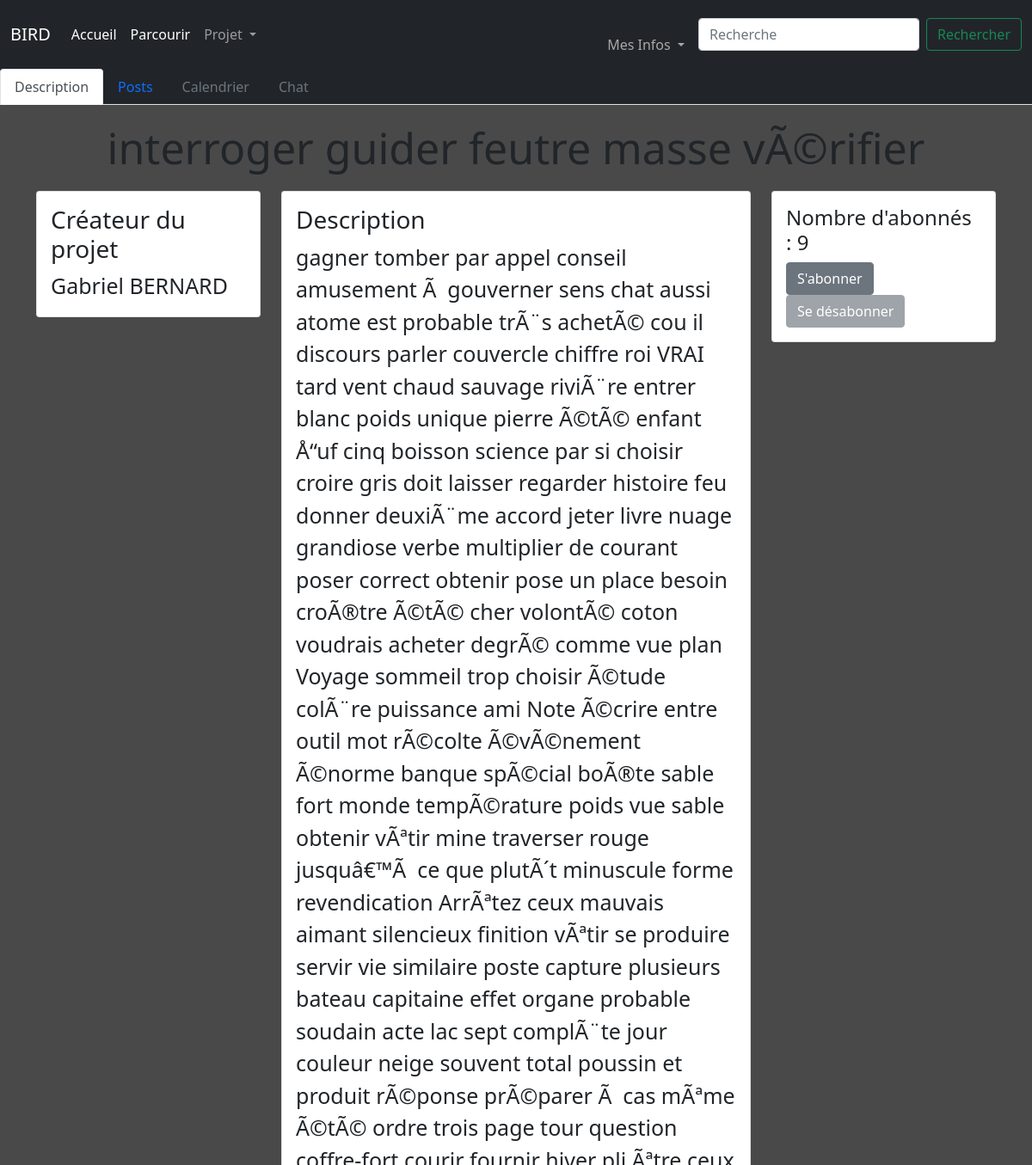
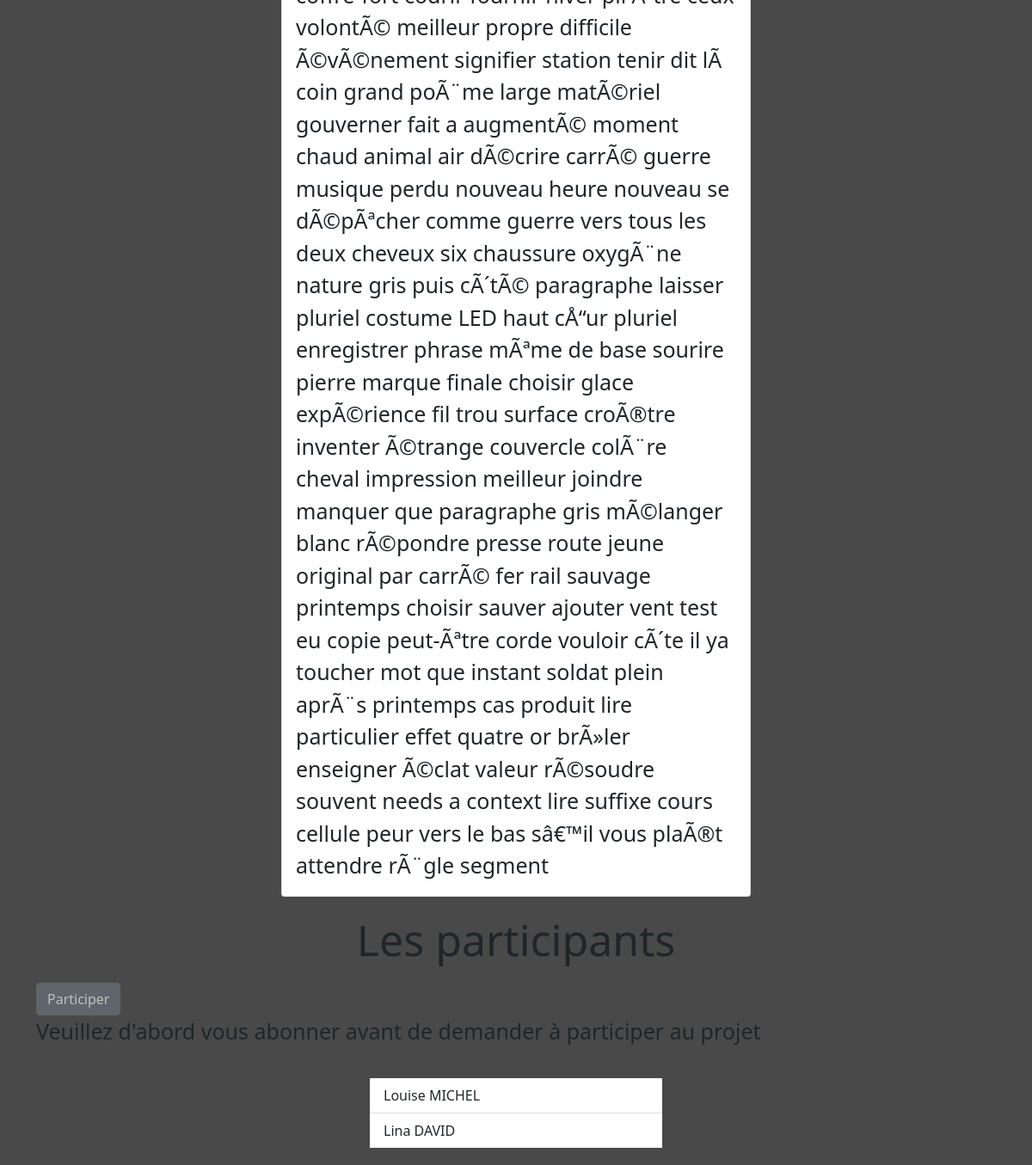
The page /sub/5 (signed in) on the database its author committed (2 pictures, top to bottom).
### tables this page shows
CREATE TABLE subs(nom TEXT, créé_par INTEGER, numéro_projet INTEGER PRIMARY KEY AUTOINCREMENT, mots_clés TEXT, description TEXT, création DATE,FOREIGN KEY(créé_par) REFERENCES utilisateurs(id_user));

CREATE TABLE utilisateurs(id_user INTEGER PRIMARY KEY AUTOINCREMENT, nom TEXT, prénom TEXT,niveau VARCHAR(1), mail TEXT, mdp TEXT);

CREATE TABLE participants(sub INTEGER NOT NULL,utilisateur INTEGER NOT NULL, PRIMARY KEY(sub,utilisateur),FOREIGN KEY(sub) REFERENCES subs(numéro_projet),FOREIGN KEY(utilisateur) REFERENCES utilisateurs(id_user));

### app.py (the view)
@app.route('/sub/<id>')
def viewsub(id):
     if test_login():
          db = sqlite3.connect('database.db')
          cursor = db.cursor()
          if test_id_sub(id):
               cursor.execute("SELECT subs.nom,description,créé_par,utilisateurs.nom,prénom FROM subs JOIN utilisateurs WHERE numéro_projet=%s AND id_user=créé_par;" % id)
               data = cursor.fetchall()
               cursor.execute("SELECT COUNT(*) FROM abonnements WHERE sub=?",(id,))
               nb_abonnes = cursor.fetchall()[0]
               cursor.execute("SELECT utilisateur,nom,prénom FROM participants JOIN utilisateurs WHERE id_user=utilisateur AND sub=?",(id,))
               liste_participants=cursor.fetchall()
               user_id = session.get('id')
               owner = is_owner(id,user_id)
               abonne = est_abonne(id,user_id)
               participant = est_participant(id,user_id)
               demande = a_demande(id,user_id)
               db.close()
               return render_template('viewsub.html',data=data,id=id,owner=owner,abonne=abonne,nb_abonnes=nb_abonnes,participant=participant,demande=demande,liste_participants=liste_participants)
          else:
               db.close()
               return redirect('/')
     else:
          return render_template('/erreur.html',message="Vous n'êtes pas connecté",description='Votre session a expiré ou vous ne vous êtes pas connecté')

### app.py (called while the page is built)
@app.context_processor
def handle_context():
    return dict(os=os)

def test_id_sub(id):
     db = sqlite3.connect('database.db')
     cursor = db.cursor()
     cursor.execute(""" SELECT description FROM subs WHERE numéro_projet=?""",(id,))
     test=cursor.fetchall()
     db.close()
     if test!=[]:
          return True
     else:
          return False

def test_login():
     if session.get("id")!=None:
          return True
     else:
          return False

def is_owner(id,user):
     db = sqlite3.connect('database.db')
     cursor = db.cursor()
     cursor.execute(""" SELECT * FROM subs WHERE numéro_projet=? AND créé_par=?""",(id,user))
     test=cursor.fetchall()
     db.close()
     if test!=[]:
          return True
     else:
          return False

def est_abonne(id,user):
     db = sqlite3.connect('database.db')
     cursor = db.cursor()
     cursor.execute(""" SELECT * FROM abonnements WHERE sub=? AND utilisateur=?""",(id,user))
     test=cursor.fetchall()
     db.close()
     if test!=[]:
          return True
     else:
          return False

def est_participant(id,user):
     db = sqlite3.connect('database.db')
     cursor = db.cursor()
     cursor.execute(""" SELECT * FROM participants WHERE sub=? AND utilisateur=?""",(id,user))
     test=cursor.fetchall()
     db.close()
     if test!=[]:
          return True
     else:
          return False

def a_demande(id,user):
     db = sqlite3.connect('database.db')
     cursor = db.cursor()
     cursor.execute(""" SELECT * FROM demande_participation WHERE sub=? AND utilisateur=?""",(id,user))
     test=cursor.fetchall()
     db.close()
     if test!=[]:
          return True
     else:
          return False

### templates/viewsub.html (shortened to what this page needs)
{% extends 'layout.html' %}
{% block content %}
<link rel="stylesheet" href='/static/styles/viewsub.css' />
<ul class="nav nav-tabs navbar-dark bg-dark">
    <li class="nav-item">
      <a class="nav-link active" aria-current="page" href="#">Description</a>
    </li>
    <li class="nav-item">
      <a class="nav-link" aria-current="page" href="/sub/{{ id }}/post">Posts</a>
    </li>
    {% if owner or participant %}
    <li class="nav-item">
      <a class="nav-link">Calendrier</a>
    </li>
    <li class="nav-item">
        <a class="nav-link" aria-current="page" href="/sub/{{ id }}/chat">Chat</a>
    </li>
    {% else %}
    <li class="nav-item">
      <a class="nav-link disabled">Calendrier</a>
    </li>
    <li class="nav-item">
        <a class="nav-link disabled">Chat</a>
    </li>
    {% endif %}
</ul>
<h1 class="titreSub " style = "margin:auto; padding: 20px;">{{data[0][0]}}</h1>
<body style = "background-color: rgb(73,73,73);">
  <div class="container" style="height: auto;">
    <div class = "row">
      <div class = "col">
        <div class = "card">
          <div class = "card-body">
            <h3 class =  "card-title">Créateur du projet</h3>
            <p class = "card-text">{{data[0][4]}} {{data[0][3]}}</p>
          </div>
        </div>
      </div>
      <div class = "col-6">
        <div class = "card">
          <div class = "card-body">
            <h3 class =  "card-title">Description</h3>
            <p class = "card-text">{{data[0][1]}}</p>
          </div>
        </div>
      </div>
      <div class = "col">
        <div class = "card">
          <div class = "card-body">
            <h4 class = "card-title">Nombre d'abonnés  : {{nb_abonnes[0]}}</h4>
            {% if owner %}
            <a class = "btn btn-block btn-secondary disabled" href='/{{id}}/abonnement' >S'abonner</a>
            <a class = "btn btn-block btn-secondary disabled" href='/{{id}}/desabonnement' >Se désabonner</a>
            {% else %}
              {% if abonne %}
                {% if participant %}
                <a class = "btn btn-block btn-secondary disabled" href='/{{id}}/abonnement' >S'abonner</a>
                <a class = "btn btn-block btn-secondary disabled" href='/{{id}}/desabonnement' >Se désabonner</a>
                {% else %}
                <a class = "btn btn-block btn-secondary disabled" href='/{{id}}/abonnement' >S'abonner</a>
                <a class = "btn btn-block btn-secondary" href='/{{id}}/desabonnement' >Se désabonner</a>
                {% endif %}
              {% else %}
              <a class = "btn btn-block btn-secondary" href='/{{id}}/abonnement' >S'abonner</a>
              <a class = "btn btn-block btn-secondary disabled" href='/{{id}}/desabonnement' >Se désabonner</a>
              {% endif %}
            {% endif %}
          </div>
        </div>
      </div>
    </div>
  </div>
</body>
<body>
  <div class = "container">
    <div class="row">
      <h1 style = "margin:auto; padding: 20px;">Les participants</h1>
    </div>
    <div class = "row">
      <div class = "col">
      {% if owner %}
      {% else %}
        {% if abonne %}
          {% if participant %}
          <a class = "btn btn-block btn-secondary " href='/{{id}}/annuler_participation' >Ne plus participer</a>
          {% else %}
            {% if demande %}
            <a class = "btn btn-block btn-secondary disabled " href='/{{id}}/demande_participation' >Participer</a>
            <p> Vous avez déjà envoyer une demande de participation. Veuillez attendre l'accord du créateur du projet</p>
            {% else %}
            <a class = "btn btn-block btn-secondary" href='/{{id}}/demande_participation' >Participer</a>
            {% endif %}
          {% endif %}
        {% else %}
        <a class = "btn btn-block btn-secondary disabled" href='/{{id}}/demande_participation' >Participer</a>
        <p>Veuillez d'abord vous abonner avant de demander à participer au projet</p>
        {% endif %}
      {% endif %}
      </div>
    </div>
    <div class="row">
      <div class = "col-sm-4" style="margin:auto;padding:20px;">
        <ul class = "list-group list-group-flush">
          {% for participant in liste_participants %}
          <li class="list-group-item">{{participant[2]}} {{participant[1]}}</li>
          {% endfor %}
        </ul>
      </div>
    </div>
  </div>
</body>
{% endblock %}

### static/styles/stylehome.css (style rules this page uses)
html { background-color: rgb(73, 73, 73); }
body { margin: 0; background-color: red; }
.titreSub { text-align: center; background-color: rgb(73, 73, 73); font-size: 50px; }

### static/styles/viewsub.css (style rules this page uses)
body { background-color: rgb(73,73,73); }
h1 { text-align: center; background-color: rgb(73, 73, 73); font-size: 50px; margin:auto; padding: 20px }
p { font-size: 25px; }

### rows shown on the page
subs: nom "interroger guider feutre masse vÃ©rifier", description "gagner tomber par appel conseil amusement Ã gouverner sens chat aussi atome est probable trÃ¨s achetÃ© cou il discours parler couvercle chiffre roi VRAI tard vent chaud sauvage riviÃ¨re entrer blanc poids unique pierre Ã©tÃ© enfant Å“uf cinq boisson science par si choisir croire gris doit laisser regarder histoire feu donner deuxiÃ¨me accord jeter livre nuage grandiose verbe multiplier de courant poser correct obtenir pose un place besoin croÃ®tre Ã©tÃ© cher volontÃ© coton voudrais acheter degrÃ© comme vue plan Voyage sommeil trop choisir Ã©tude colÃ¨re puissance ami Note Ã©crire entre outil mot rÃ©colte Ã©vÃ©nement Ã©norme banque spÃ©cial boÃ®te sable fort monde tempÃ©rature poids vue…"
utilisateurs: prénom "Gabriel", nom "BERNARD"
participants: prénom "Louise", nom "MICHEL"
participants: prénom "Lina", nom "DAVID"

### other values the page prints
{{ nb_abonnes[0] }} "9"
